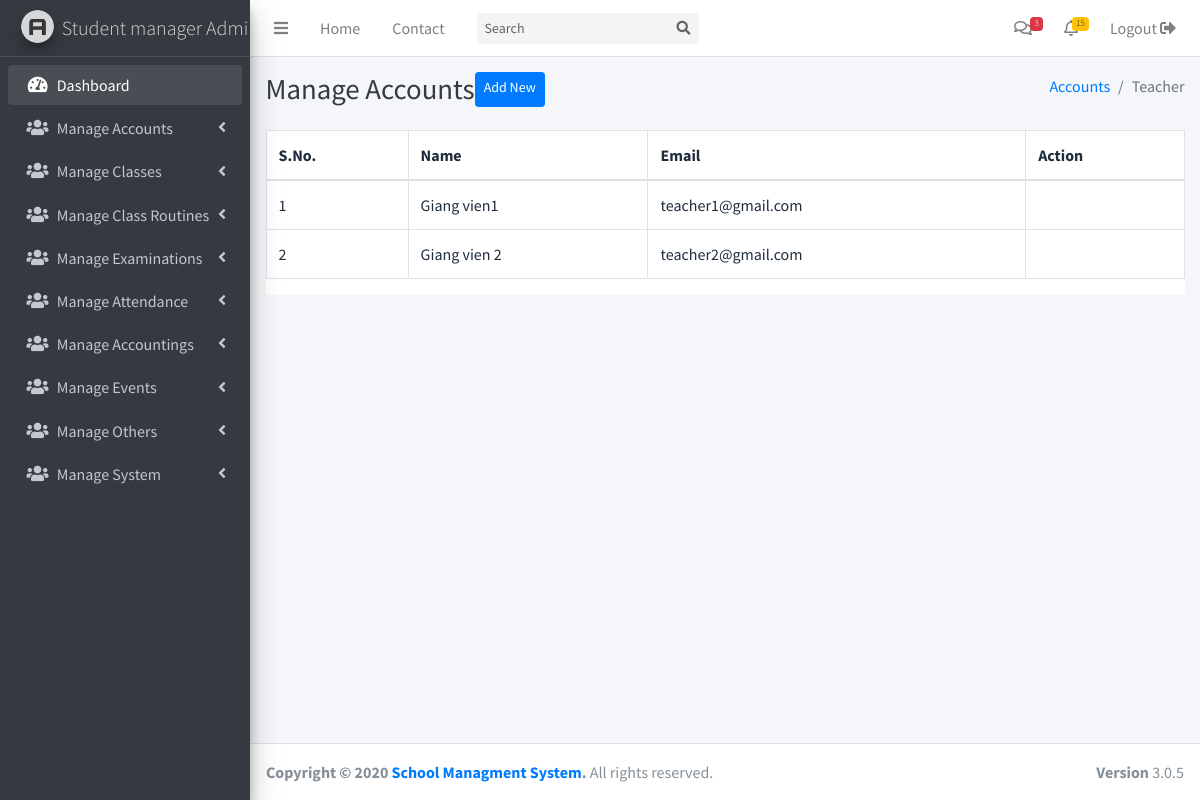
/admin/user-account.php?user=teacher (signed in), run on the app's committed database.
### tables this page shows
CREATE TABLE `accounts` (
  `id` int(20) NOT NULL,
  `type` varchar(100) NOT NULL,
  `email` varchar(100) NOT NULL,
  `password` text NOT NULL,
  `name` text NOT NULL
);

### admin/user-account.php (the view, shortened to what this page needs)
<?php include('../includes/config.php') ?>
<?php include('header.php') ?>
<?php include('sidebar.php') ?>
    <div class="content-header">
      <div class="container-fluid">
        <div class="row mb-2">
          <div class="col-sm-6">
            <div class="d-flex">
              <h1 class="m-0 text-dark">Manage Accounts</h1>
              <a href="user-account.php?user=<?php echo $_REQUEST['user'] ?>&action=add-new" class="btn btn-primary btn-sm">Add New</a>
            </div>
          </div>
          <div class="col-sm-6">
            <ol class="breadcrumb float-sm-right">
              <li class="breadcrumb-item"><a href="#">Accounts</a></li>
              <li class="breadcrumb-item active"><?php echo ucfirst($_REQUEST['user'])?></li>
            </ol>
          </div>
        </div>
      </div>
    </div>
    <section class="content">
      <div class="container-fluid">
        <?php if(isset($_GET['action'])) { ?>
          <div class="card">
            <div class="card-body" id="form-container">
              <?php if($_GET['action'] == 'add-new'){ ?>
              <form action="" id="student-registration" method="post">
                <fieldset class="border border-secondary p-3 form-group">
                  <legend class="d-inline w-auto h6">Student Information</legend>
                    <div class="row">
                      <div class="col-lg-12">
                        <div class="form-group">
                          <label for="">Full Name</label>
                          <input type="text" class="form-control" placeholder="Full Name" name="name">
                        </div>
                      </div>
                      <div class="col-lg-4">
                        <div class="form-group">
                          <label for="">DOB</label>
                          <input type="date" required class="form-control" placeholder="DOB" name="dob">
                        </div>
                      </div>
                      <div class="col-lg-4">
                        <div class="form-group">
                          <label for="">Mobile</label>
                          <input type="text" class="form-control" placeholder="Mobile" name="mobile">
                        </div>
                      </div>
                      <div class="col-lg-4">
                        <div class="form-group">
                          <label for="">Email</label>
                          <input type="email" required class="form-control" placeholder="Email Address" name="email">
                        </div>
                      </div>
                      <div class="col-lg-12">
                        <div class="form-group">
                          <label for="">Address</label>
                          <input type="text" class="form-control" placeholder="Address" name="address">
                        </div>
                      </div>
                      <div class="col-lg-4">
                        <div class="form-group">
                          <label for="">Country</label>
                          <input type="text" class="form-control" placeholder="Country" name="country">
                        </div>
                      </div>
                      <div class="col-lg-4">
                        <div class="form-group">
                          <label for="">State</label>
                          <input type="text" class="form-control" placeholder="State" name="state">
                        </div>
                      </div>
                      <div class="col-lg-4">
                        <div class="form-group">
                          <label for="">Pin/Zip Code</label>
                          <input type="text" class="form-control" placeholder="Pin/Zip Code" name="zip">
                        </div>
                      </div>
                    </div>
                </fieldset>
                <fieldset class="border border-secondary p-3 form-group">
                  <legend class="d-inline w-auto h6">Parents Information</legend>
                    <div class="row">
                      <div class="col-lg-6">
                        <div class="form-group">
                          <label for="">Father's Name</label>
                          <input type="text" class="form-control" placeholder="Father's Name" name="father_name">
                        </div>
                      </div>
                      <div class="col-lg-6">
                        <div class="form-group">
                          <label for="">Father's Mobile</label>
                          <input type="text" class="form-control" placeholder="Father's Mobile" name="father_mobile">
                        </div>
                      </div>
                      <div class="col-lg-6">
                        <div class="form-group">
                          <label for="">Mother's Name</label>
                          <input type="text" class="form-control" placeholder="Mother's Name" name="mother_name">
                        </div>
                      </div>
                      <div class="col-lg-6">
                        <div class="form-group">
                          <label for="">Mothers's Mobile</label>
                          <input type="text" class="form-control" placeholder="Mothers's Mobile" name="mother_mobiler">
                        </div>
                      </div>
                      <div class="col-lg-12">
                        <div class="form-group">
                          <label for="">Address</label>
                          <input type="text" class="form-control" placeholder="Address" name="parents_address">
                        </div>
                      </div>
                      <div class="col-lg-4">
                        <div class="form-group">
                          <label for="">Country</label>
                          <input type="text" class="form-control" placeholder="Country" name="parents_country">
                        </div>
                      </div>
                      <div class="col-lg-4">
                        <div class="form-group">
                          <label for="">State</label>
                          <input type="text" class="form-control" placeholder="State" name="parents_state">
                        </div>
                      </div>
                      <div class="col-lg-4">
                        <div class="form-group">
                          <label for="">Pin/Zip Code</label>
                          <input type="text" class="form-control" placeholder="Pin/Zip Code" name="parents_zip">
                        </div>
                      </div>
                    </div>
                </fieldset>
                <fieldset class="border border-secondary p-3 form-group">
                  <legend class="d-inline w-auto h6">Last Qualification</legend>
                    <div class="row">
                      <div class="col-lg-12">
                        <div class="form-group">
                          <label for="">School Name</label>
                          <input type="text" class="form-control" placeholder="School Name" name="school_name">
                        </div>
                      </div>
                      <div class="col-lg">
                        <div class="form-group">
                          <label for="">Class</label>
                          <input type="text" class="form-control" placeholder="Class" name="previous_class">
                        </div>
                      </div>
                      <div class="col-lg">
                        <div class="form-group">
                          <label for="">Status</label>
                          <input type="text" class="form-control" placeholder="Status" name="status">
                        </div>
                      </div>
                      <div class="col-lg">
                        <div class="form-group">
                          <label for="">Total Marks</label>
                          <input type="text" class="form-control" placeholder="Total Marks" name="total_marks">
                        </div>
                      </div>
                      <div class="col-lg">
                        <div class="form-group">
                          <label for="">Obtain Marks</label>
                          <input type="text" class="form-control" placeholder="Obtain Marks" name="obtain_mark">
                        </div>
                      </div>
                      <div class="col-lg">
                        <div class="form-group">
                          <label for="">Percentage</label>
                          <input type="text" class="form-control" placeholder="Percentage" name="previous_percentage">
                        </div>
                      </div>
                    </div>
                </fieldset>
                <fieldset class="border border-secondary p-3 form-group">
                  <legend class="d-inline w-auto h6">Admission Details</legend>
                    <div class="row">
                      <div class="col-lg">
                        <div class="form-group">
                          <label for="">Class</label>
                          <input type="text" class="form-control" placeholder="Class" name="class">
                        </div>
                      </div>
                      <div class="col-lg">
                        <div class="form-group">
                          <label for="">Section</label>
                          <input type="text" class="form-control" placeholder="Section" name="section">
                        </div>
                      </div>
                      <div class="col-lg">
                        <div class="form-group">
                          <label for="">Subject Streem</label>
                          <input type="text" class="form-control" placeholder="Subject Streem" name="subject_streem">
                        </div>
                      </div>
                      <div class="col-lg">
                        <div class="form-group">
                          <label for="">Date of Admission</label>
                          <input type="date" class="form-control" placeholder="Date of Admission" name="doa">
                        </div>
                      </div>
                    </div>
                </fieldset>
                <div class="form-group">
                  <label for="online-payment"><input type="radio" name="payment_method" value="online" id="online-payment"> Online Payment</label>
                  <label for="offline-payment"><input type="radio" name="payment_method" value="offline" id="offline-payment"> Offline Payment</label>
                </div>
                <input type="hidden" name="type" value="<?php echo $_REQUEST['user'] ?>">
                <button type="submit" name="submit" class="btn btn-primary"><span id="loader" style='display:none'><i class="fas fa-circle-notch fa-spin"></i></span> Register</button>
              </form>
              <?php } elseif($_GET['action'] == 'fee-payment') { ?>
                <form action="" id="registration-fee" method="post">
                  <div class="row">
                    <div class="col-lg-4">
                      <div class="form-group">
                        <label for="">Reciept Number</label>
                        <input type="text" name="reciept_number" placeholder="Reciept Number" class="form-control">
                      </div>
                    </div>
                    <div class="col-lg-4">
                      <div class="form-group">
                        <label for="">Registration Fee</label>
                        <input type="text" name="registration_fee" placeholder="Registration Fee" class="form-control">
                      </div>
                    </div>
                  </div>
                  <input type="hidden" name="std_id" value="<?php echo isset($_GET['std_id'])?$_GET['std_id']:''?>">
                  <button type="submit" class="btn btn-primary">Submit</button>
                </form>
              <?php } ?>
            </div>
          </div>
        <?php  } else {?>
        <div class="table-responsive bg-white">
          <table class="table table-bordered">
            <thead>
              <tr>
                <th>S.No.</th>
                <th>Name</th>
                <th>Email</th>
                <th>Action</th>
              </tr>
            </thead>
            <tbody>
              <?php
              $count =1;
              $user_query = 'SELECT * FROM accounts WHERE `type` = "'.$_REQUEST['user'].'"';
              $user_result = mysqli_query($db_conn , $user_query);
              while ($users = mysqli_fetch_object($user_result))
              {
                ?>
              <tr>
                <td><?=$count++?></td>
                <td><?=$users->name?></td>
                <td><?=$users->email?></td>
                <td></td>
              </tr>
              <?php } ?>
            </tbody>
          </table>
        </div>
        <?php } ?>
      </div>
    </section>
<?php include('footer.php') ?>

### data on the page
accounts: name "Giang vien1", email "teacher1@gmail.com"
accounts: name "Giang vien 2", email "teacher2@gmail.com"

### other printed values
$_REQUEST['user'] "Teacher"
